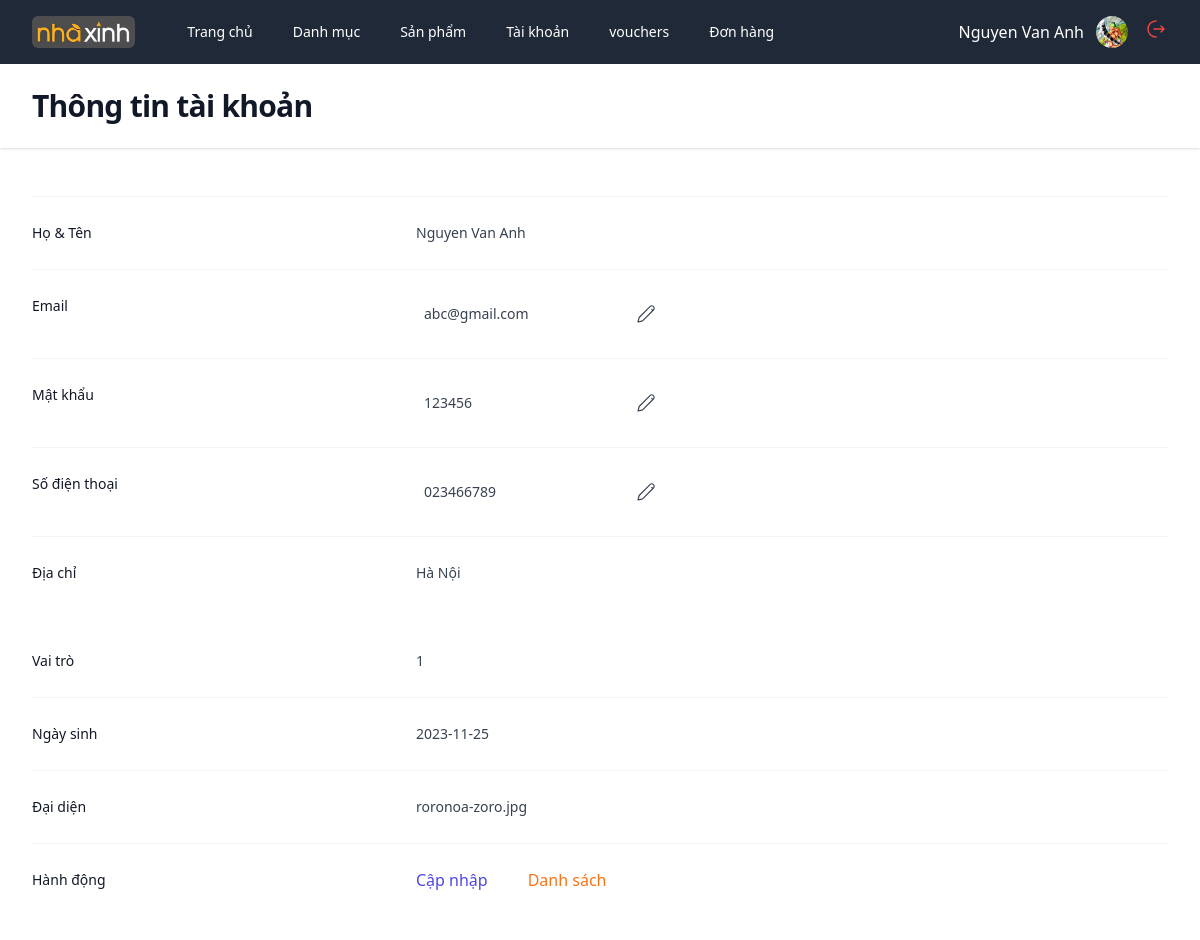
/admin?act=detail-account&id=1 (signed in), run on the app's committed database.
### tables this page shows
CREATE TABLE `users` (
  `id` int(10) NOT NULL,
  `email` varchar(200) NOT NULL,
  `tell` varchar(13) NOT NULL,
  `full_name` varchar(200) NOT NULL,
  `password` varchar(200) NOT NULL,
  `address` varchar(200) NOT NULL,
  `birthday` varchar(50) NOT NULL,
  `avatar` varchar(200) NOT NULL,
  `role` int(10) NOT NULL DEFAULT 0,
  `is_deleted` tinyint(1) NOT NULL DEFAULT 0
);

### core.php (called while the page is built, shortened)
<?php
function viewAdmin($view, $values = [])
{
    return include("../views/admin/$view.php");
}
class Req
{
    public function __construct(
        Categories $categoriesService,
        Products $productsService,
        Users $usersService,
        Vouchers $vouchersService,
        CartsDetail $cartsService,
        Bills $billsService,
        ProductsBill $productsBillService,
        ProductDetail $productsDetailService,
        Images $imagesService,
        Reviews $reviewsService,
    ) {
        $this->usersService = $usersService;
    }
}

### controllers/admin/AccountsController.php (called while the page is built, shortened)
<?php
function controller_detail_account(Req $req)
{
    if (isset($_GET['id'])) {
        $id = $_GET['id'];
        $account = $req->usersService->findOne($id);
    }
    return viewAdmin('detailAccount', ['account' => $account]);
}

### admin/index.php (called while the page is built, shortened)
<?php
function bootstrap()
{
    include("./routes.php");
    include("../database/service.php");
    include("../models/categories.php");
    include("../models/products.php");
    include("../models/users.php");
    include("../models/vouchers.php");
    include("../models/cartsDetail.php");
    include("../models/bills.php");
    include("../models/productsBill.php");
    include("../models/productsDetail.php");
    include("../models/images.php");
    include("../models/reviews.php");
    $role = $_SESSION["user"]["role"];
    $req = new Req(
        $categories,
        $products,
        $users,
        $vouchers,
        $cartsDetail,
        $bills,
        $productsBill,
        $productsDetail,
        $images,
        $reviews,
    );
    if (!isset($_GET['act'])) $act = check_path('');
    else $act = check_path($_GET['act']);
    foreach ($routes as $route) {
        if ($act == $route['path'] && $role >= 1 && $role <= 2) {
            return $route['view']($req);
        }
    }
}
bootstrap();

### database/service.php (called while the page is built, shortened)
<?php
include("database.php");
class ServicePdo
{
    protected $pdo;
    protected $dbName;
    public function __construct($nameDB)
    {
        $this->dbName = $nameDB;
        $this->pdo = connect();
    }
    public function findOne($id)
    {
        try {
            $dbName = $this->dbName;
            $sql = "SELECT * FROM $dbName WHERE ID = $id";
            return $this->pdo->query($sql)->fetch();
        } catch (\Throwable $th) {
            return $th;
        }
    }
}

### database/database.php (called while the page is built)
<?php
function connect()
{
    try {
        $connect =  new PDO("mysql:host=localhost; dbname=project", "root", "");
        $connect->setAttribute(PDO::ATTR_ERRMODE, PDO::ERRMODE_EXCEPTION);
        return $connect;
    } catch (PDOException $e) {
        echo $e->getMessage();
        throw $e;
    }
}

### views/admin/detailAccount.php (the view, shortened to what this page needs)
<!DOCTYPE html>
<html lang="en">
<head>
    <script src="https://cdn.tailwindcss.com"></script>
</head>
<body>
    <div class="min-h-full">
        <?php include('partials/header.php') ?>
        <header class="bg-white shadow">
            <div class="mx-auto max-w-7xl px-4 py-6 sm:px-6 lg:px-8">
                <h1 class="text-3xl font-bold tracking-tight text-gray-900">Thông tin tài khoản</h1>
            </div>
        </header>
        <main class="mx-auto max-w-7xl py-6 sm:px-6 lg:px-8">
            <div>
                <form action="" method="POST">
                    <div class="mt-6 border-t border-gray-100">
                        <dl class="divide-y divide-gray-100">
                            <div class="px-4 py-6 sm:grid sm:grid-cols-3 sm:gap-4 sm:px-0">
                                <dt class="text-sm font-medium leading-6 text-gray-900">Họ & Tên</dt>
                                <dd class="mt-1 text-sm leading-6 text-gray-700 sm:col-span-2 sm:mt-0">
                                    <p><?= $full_name ?></p>
                                </dd>
                            </div>
                            <div class="px-4 py-6 sm:grid sm:grid-cols-3 sm:gap-4 sm:px-0">
                                <dt class="text-sm font-medium leading-6 text-gray-900">Email</dt>
                                <dd class="mt-1 text-sm leading-6 text-gray-700 sm:col-span-2 sm:mt-0 flex">
                                    <input name="email" class="bg-white pl-2 pointer-events-none" type="text" value="<?= $email ?>">
                                    <div class="p-2 cursor-pointer hover:text-indigo-600" id="edit-input">
                                        <svg xmlns="http://www.w3.org/2000/svg" width="24" height="24" viewBox="0 0 21 21">
                                            <path fill="none" stroke="currentColor" stroke-linecap="round" stroke-linejoin="round" d="M17 4a2.121 2.121 0 0 1 0 3l-9.5 9.5l-4 1l1-3.944l9.504-9.552a2.116 2.116 0 0 1 2.864-.125zm-1.5 2.5l1 1" />
                                        </svg>
                                    </div>
                                </dd>
                            </div>
                            <div class="px-4 py-6 sm:grid sm:grid-cols-3 sm:gap-4 sm:px-0">
                                <dt class="text-sm font-medium leading-6 text-gray-900">Mật khẩu</dt>
                                <dd class="mt-1 text-sm leading-6 text-gray-700 sm:col-span-2 sm:mt-0 flex">
                                    <input name="password" class="bg-white pl-2 pointer-events-none" type="text" value="<?= $password ?>">
                                    <div class="p-2 cursor-pointer hover:text-indigo-600" id="edit-input">
                                        <svg xmlns="http://www.w3.org/2000/svg" width="24" height="24" viewBox="0 0 21 21">
                                            <path fill="none" stroke="currentColor" stroke-linecap="round" stroke-linejoin="round" d="M17 4a2.121 2.121 0 0 1 0 3l-9.5 9.5l-4 1l1-3.944l9.504-9.552a2.116 2.116 0 0 1 2.864-.125zm-1.5 2.5l1 1" />
                                        </svg>
                                    </div>
                                </dd>
                            </div>
                            <div class="px-4 py-6 sm:grid sm:grid-cols-3 sm:gap-4 sm:px-0">
                                <dt class="text-sm font-medium leading-6 text-gray-900">Số điện thoại</dt>
                                <dd class="mt-1 text-sm leading-6 text-gray-700 sm:col-span-2 sm:mt-0 flex">
                                    <input name="tell" class="bg-white pl-2 pointer-events-none" type="text" value="<?= $tell ?>">
                                    <div class="p-2 cursor-pointer hover:text-indigo-600" id="edit-input">
                                        <svg xmlns="http://www.w3.org/2000/svg" width="24" height="24" viewBox="0 0 21 21">
                                            <path fill="none" stroke="currentColor" stroke-linecap="round" stroke-linejoin="round" d="M17 4a2.121 2.121 0 0 1 0 3l-9.5 9.5l-4 1l1-3.944l9.504-9.552a2.116 2.116 0 0 1 2.864-.125zm-1.5 2.5l1 1" />
                                        </svg>
                                    </div>
                                </dd>
                            </div>
                            <div class="px-4 py-6 sm:grid sm:grid-cols-3 sm:gap-4 sm:px-0">
                                <dt class="text-sm font-medium leading-6 text-gray-900">Địa chỉ</dt>
                                <dd class="mt-1 text-sm leading-6 text-gray-700 sm:col-span-2 sm:mt-0">
                                    <p><?= $address ?></p>
                                    <div class="px-4 py-6 sm:grid sm:grid-cols-3 sm:gap-4 sm:px-0">
                                <dt class="text-sm font-medium leading-6 text-gray-900">Vai trò</dt>
                                <dd class="mt-1 text-sm leading-6 text-gray-700 sm:col-span-2 sm:mt-0">
                                    <p><?= $role ?></p>
                                </dd>
                            </div>
                            <div class="px-4 py-6 sm:grid sm:grid-cols-3 sm:gap-4 sm:px-0">
                                <dt class="text-sm font-medium leading-6 text-gray-900">Ngày sinh</dt>
                                <dd class="mt-1 text-sm leading-6 text-gray-700 sm:col-span-2 sm:mt-0">
                                    <p><?= $birthday ?></p>
                                </dd>
                            </div>
                            <div class="px-4 py-6 sm:grid sm:grid-cols-3 sm:gap-4 sm:px-0">
                                <dt class="text-sm font-medium leading-6 text-gray-900">Đại diện</dt>
                                <dd class="mt-1 text-sm leading-6 text-gray-700 sm:col-span-2 sm:mt-0">
                                    <p><?= $avatar ?></p>
                                </dd>
                            </div>
                            <div class="px-4 py-6 sm:grid sm:grid-cols-3 sm:gap-4 sm:px-0">
                                <dt class="text-sm font-medium leading-6 text-gray-900">Hành động</dt>
                                <dd class="mt-2 text-sm text-gray-900 sm:col-span-2 sm:mt-0 flex gap-10">
                                    <button name="update" type="submit" class="text-base text-indigo-600 font-medium hover:underline underline-offset-2">Cập nhập</button>
                                    <a href="?act=accounts" class="text-base text-orange-500 font-medium hover:underline underline-offset-2">Danh sách</a>
                                </dd>
                            </div>
                        </dl>
                    </div>
                </form>
            </div>
        </main>
    </div>
</body>
</html>

### data on the page
users: full_name "Nguyen Van Anh", email "abc@gmail.com", password "123456", tell "023466789", address "Hà Nội", role "1", birthday "2023-11-25", avatar "roronoa-zoro.jpg"

### other printed values
$name "Trang chủ"
$name "Danh mục"
$name "Sản phẩm"
$name "Tài khoản"
$name "vouchers"
$name "Đơn hàng"
$_SESSION['user']['full_name'] "Nguyen Van Anh"
